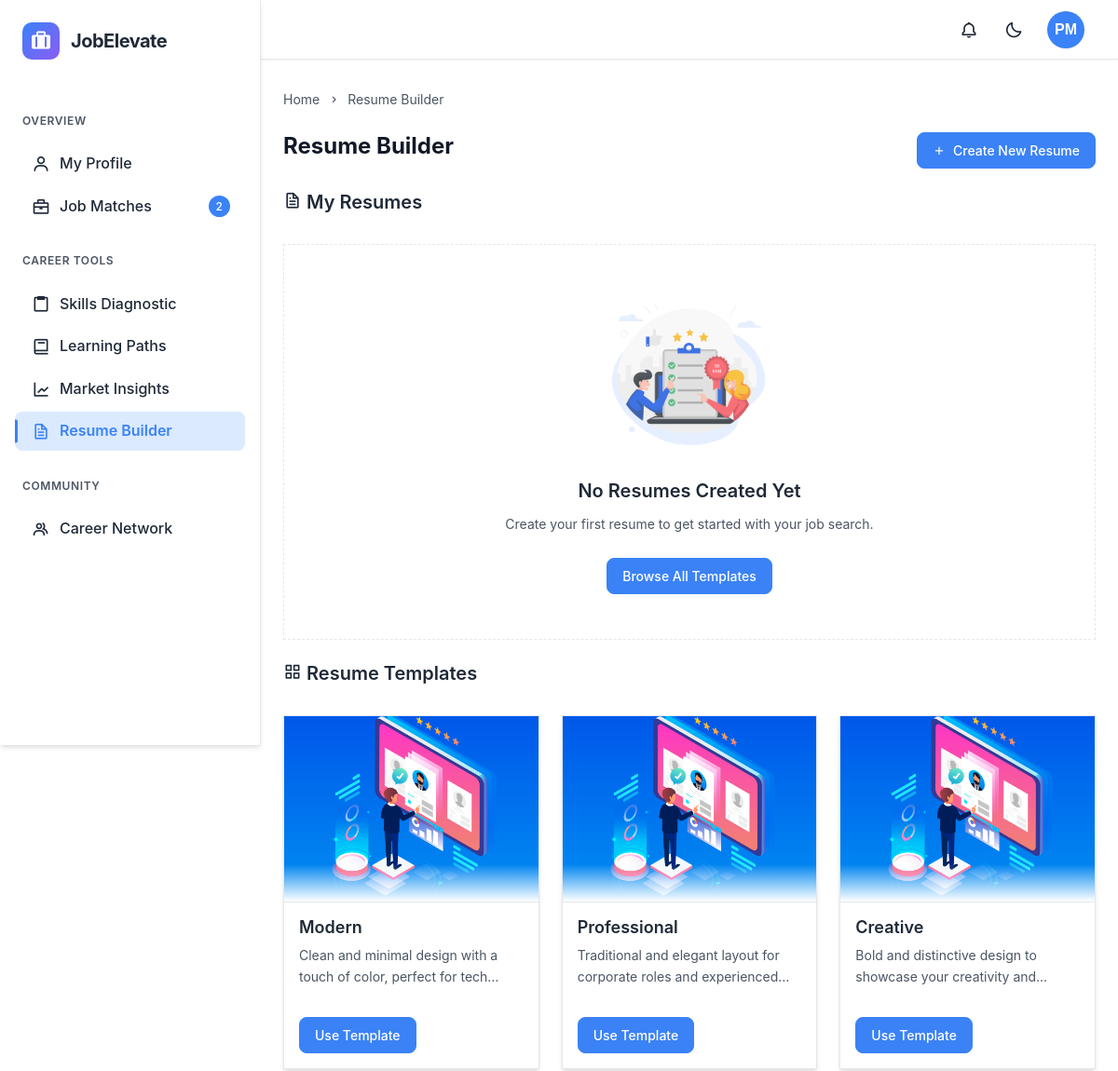
Page /resume_builder/ (signed in, upper part) on the earlier database version.
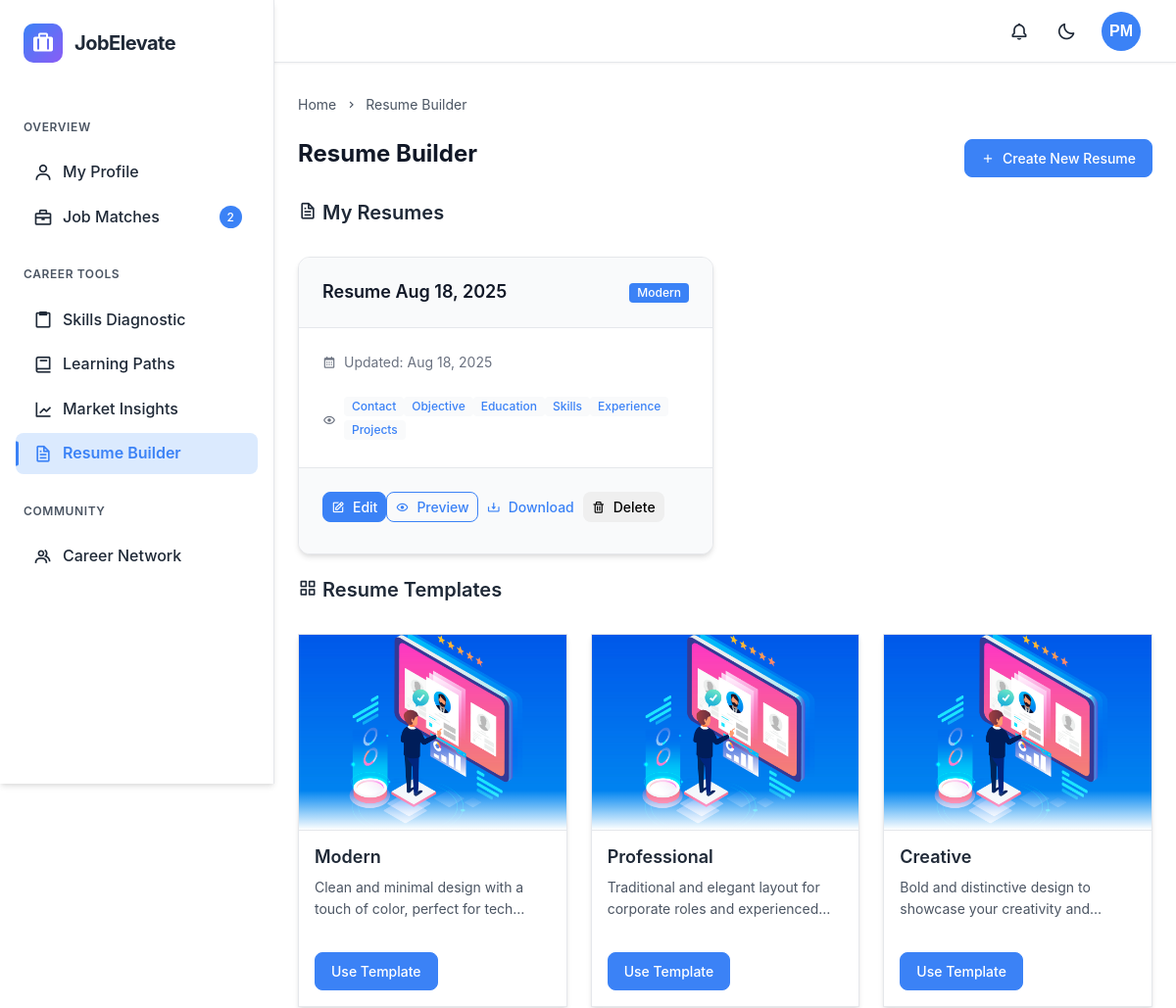
Same page on the later database version.
### resume_builder/models.py (models this page shows, shortened)
class ResumeTemplate(models.Model):
    name = models.CharField(max_length=100)
    description = models.TextField()
    preview_image = models.ImageField(upload_to='resume_templates/')
    html_structure = models.TextField()
    css_structure = models.TextField()
    is_active = models.BooleanField(default=True)
    created_at = models.DateTimeField(auto_now_add=True)
    updated_at = models.DateTimeField(auto_now=True)

class Resume(models.Model):
    STATUS_CHOICES = [
        ('draft', 'Draft'),
        ('published', 'Published'),
    ]
    user = models.ForeignKey(User, on_delete=models.CASCADE, related_name='resumes')
    template = models.ForeignKey(ResumeTemplate, on_delete=models.CASCADE, related_name='used_in_resumes')
    title = models.CharField(max_length=255)
    status = models.CharField(max_length=20, choices=STATUS_CHOICES, default='draft')
    primary_color = ColorField(default='#1565C0')
    secondary_color = ColorField(default='#03A9F4')
    font_family = models.CharField(max_length=100, default='Roboto, sans-serif')
    show_contact = models.BooleanField(default=True)
    show_links = models.BooleanField(default=True)
    show_objective = models.BooleanField(default=True)
    show_education = models.BooleanField(default=True)
    show_skills = models.BooleanField(default=True)
    show_experience = models.BooleanField(default=True)
    show_projects = models.BooleanField(default=True)
    show_certifications = models.BooleanField(default=True)
    show_achievements = models.BooleanField(default=True)
    show_extracurricular = models.BooleanField(default=True)
    pdf_file = models.FileField(upload_to='resume_pdfs/', blank=True, null=True)
    created_at = models.DateTimeField(auto_now_add=True)
    updated_at = models.DateTimeField(auto_now=True)
    last_downloaded = models.DateTimeField(blank=True, null=True)
    download_count = models.IntegerField(default=0)
    class Meta:
        ordering = ['-updated_at']

### resume_builder/views.py (the view)
# urls.py: path('', views.resume_dashboard, name='resume_builder'),
@login_required
def resume_dashboard(request):
    user = request.user
    full_name = user.full_name.strip() if user.full_name else ""
    name_parts = full_name.split()
    if len(name_parts) >= 2:
        initials = name_parts[0][0].upper() + name_parts[-1][0].upper()
    elif len(name_parts) == 1:
        initials = name_parts[0][0].upper()
    else:
        initials = "US"
    user_resumes = Resume.objects.filter(user=user)
    resume_templates = ResumeTemplate.objects.filter(is_active=True)
    context = {
        'user_resumes': user_resumes,
        'resume_templates': resume_templates,
        'user_initials': initials,
    }
    return render(request, 'resume_builder/dashboard.html', context)

### accounts/models.py (called while the page is built)
    def get_skills_list(self):
        return [skill.strip() for skill in self.technical_skills.split(',')] if self.technical_skills else []

### backend/context_processors.py (called while the page is built)
def user_initials(request):
    if request.user.is_authenticated:
        full_name = request.user.full_name.strip() if request.user.full_name else ""
        name_parts = full_name.split()
        if len(name_parts) >= 2:
            initials = name_parts[0][0].upper() + name_parts[-1][0].upper()
        elif len(name_parts) == 1:
            initials = name_parts[0][0].upper()
        else:
            initials = "US"
    else:
        initials = "US"
    return {
        'user_initials': initials
    }

### resume_builder/templates/resume_builder/dashboard.html (shortened to what the changed rows need)
{% extends 'dashboard/base.html' %}
{% load static %}
{% block content %}
<div class="page-content-header">
    <h1 class="page-title">Resume Builder</h1>
</div>
    <section class="content-section">
        <div class="section-header">
            <h2 class="section-title"><i class='bx bx-file'></i> My Resumes</h2>
        </div>
        {% if user_resumes %}
        <div class="resume-grid">
            {% for resume in user_resumes %}
            <div class="card card-elevated resume-card" data-id="{{ resume.id }}">
                <div class="card-header">
                    <div class="d-flex justify-between align-center">
                        <h4 class="card-title mb-0">{{ resume.title }}</h4>
                        <span class="badge bg-primary">{{ resume.template.name }}</span>
                    </div>
                </div>
                <div class="card-body">
                    <div class="resume-stats">
                        <div class="resume-stat d-flex align-center mb-2">
                            <i class='bx bx-calendar text-muted mr-2'></i>
                            <span class="text-muted">Updated: {{ resume.updated_at|date:"M d, Y" }}</span>
                        </div>
                        <div class="resume-stat">
                            <i class='bx bx-show text-muted mr-2'></i>
                            <div class="d-flex flex-wrap">
                                {% if resume.show_contact %}<span class="badge bg-light text-primary mr-1 mb-1">Contact</span>{% endif %}
                                {% if resume.show_objective %}<span class="badge bg-light text-primary mr-1 mb-1">Objective</span>{% endif %}
                                {% if resume.show_education %}<span class="badge bg-light text-primary mr-1 mb-1">Education</span>{% endif %}
                                {% if resume.show_skills %}<span class="badge bg-light text-primary mr-1 mb-1">Skills</span>{% endif %}
                                {% if resume.show_experience %}<span class="badge bg-light text-primary mr-1 mb-1">Experience</span>{% endif %}
                                {% if resume.show_projects %}<span class="badge bg-light text-primary mr-1 mb-1">Projects</span>{% endif %}
                            </div>
                        </div>
                    </div>
                </div>
                <div class="card-footer">
                    <div class="d-flex flex-wrap">
                        <a href="{% url 'resume_builder:edit_resume' resume.id %}" class="btn btn-sm btn-primary mr-2 mb-2">
                            <i class='bx bx-edit'></i> Edit
                        </a>
                        <a href="{% url 'resume_builder:preview_resume' resume.id %}" class="btn btn-sm btn-outline-primary mr-2 mb-2">
                            <i class='bx bx-show'></i> Preview
                        </a>
                        <a href="{% url 'resume_builder:download_resume' resume.id %}" class="btn btn-sm btn-outline-success mr-2 mb-2">
                            <i class='bx bx-download'></i> Download
                        </a>
                        <button class="btn btn-sm btn-outline-danger mb-2" data-resume-id="{{ resume.id }}">
                            <i class='bx bx-trash'></i> Delete
                        </button>
                    </div>
                </div>
            </div>
            {% endfor %}
        </div>
        {% else %}
        <div class="empty-state">
            <img src="{% static 'images/empty-resume.png' %}" alt="No Resumes" class="empty-state-image">
            <h3>No Resumes Created Yet</h3>
            <p>Create your first resume to get started with your job search.</p>
            <button id="browse-templates-btn" class="btn btn-primary">Browse All Templates</button>
        </div>
        {% endif %}
    </section>
    <section class="content-section">
        <div class="section-header">
            <h2 class="section-title"><i class='bx bx-grid-alt'></i> Resume Templates</h2>
        </div>
        <div class="template-grid">
            {% for template in resume_templates %}
                <div class="template-card">
                    <div class="template-preview">
                      {% if template.preview_image %}
                          <img src="{{ template.preview_image.url }}" alt="{{ template.name }} Template Preview">
                      {% else %}
                          <img src="{% static 'images/template-default.png' %}" alt="{{ template.name }} Template Preview">
                      {% endif %}
                    </div>
                    <div class="template-info">
                        <h4>{{ template.name }}</h4>
                        <p>{{ template.description }}</p>
                    </div>
                    <div class="template-actions">
                        <a href="{% url 'resume_builder:create_resume' %}?template_id={{ template.id }}" class="btn btn-primary use-template-btn">Use Template</a>
                    </div>
                </div>
            {% empty %}
                <p>No resume templates available.</p>
            {% endfor %}
        </div>
    </section>
{% endblock %}

Differences in the rows shown:
added Resume: title "Resume Aug 18, 2025", template.name "Modern", updated_at "Aug 18, 2025", show_contact "Contact", show_objective "Objective", show_education "Education", show_skills "Skills", show_experience "Experience", show_projects "Projects"
Other differences:
text no longer shown: "No Resumes Created Yet Create your first resume to get started with your job search. Browse All Templates"
